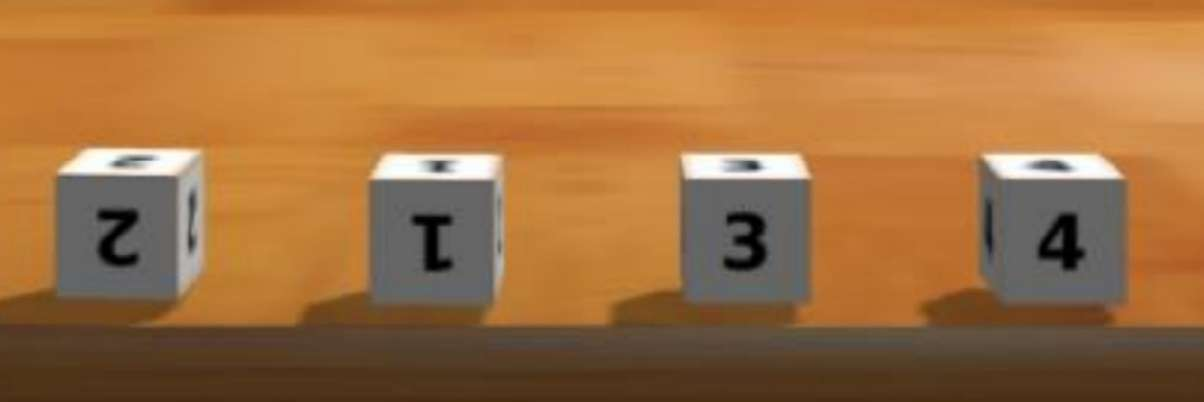
#> input picture py_pfe/cube1.jpg, 1204 x 402 px
$ python test_op_cv_4.py --image cube1.jpg
#> lines starting #> are read from the running program, lines starting #| are printed output that depends on the picture; after the words box and inside, x2 and y2 are one past the last pixel; in counts of white or black regions, pixels touching at a corner belong together
import cv2
import argparse
import numpy as np

# Charger l'image
ap=argparse.ArgumentParser()
ap.add_argument("-i","--image",required=True,help="Path to the image")
args = vars(ap.parse_args())

img = cv2.imread(args["image"])
#> img is the input picture: shape (402, 1204, 3); mean B, G, R 63.7, 111.4, 160.4


# Convert the image to HSV
hsv = cv2.cvtColor(img, cv2.COLOR_BGR2HSV)
#> hsv: shape (402, 1204, 3); mean H, S, V 17.7, 144.1, 160.6

# Create a window to display the image
cv2.namedWindow("Image")

# Create a trackbar to change the values of the lower and upper range
def nothing(x):
    pass
cv2.createTrackbar("LowerH", "Image", 0, 180, nothing)
#> slider 'LowerH' is set to 36
cv2.createTrackbar("LowerS", "Image", 0, 255, nothing)
#> slider 'LowerS' is set to 51
cv2.createTrackbar("LowerV", "Image", 0, 255, nothing)
#> slider 'LowerV' is set to 51
cv2.createTrackbar("UpperH", "Image", 180, 180, nothing)
cv2.createTrackbar("UpperS", "Image", 255, 255, nothing)
cv2.createTrackbar("UpperV", "Image", 255, 255, nothing)

# Display the image and trackbars until the user presses 'q'
while True:
    # Get the values of the lower and upper range from the trackbars
    lowerH = cv2.getTrackbarPos("LowerH", "Image")
    lowerS = cv2.getTrackbarPos("LowerS", "Image")
    lowerV = cv2.getTrackbarPos("LowerV", "Image")
    upperH = cv2.getTrackbarPos("UpperH", "Image")
    upperS = cv2.getTrackbarPos("UpperS", "Image")
    upperV = cv2.getTrackbarPos("UpperV", "Image")
    lower_range = np.array([lowerH, lowerS, lowerV])
    upper_range = np.array([upperH, upperS, upperV])

    # Threshold the image to get only the desired color
    mask = cv2.inRange(hsv, lower_range, upper_range)
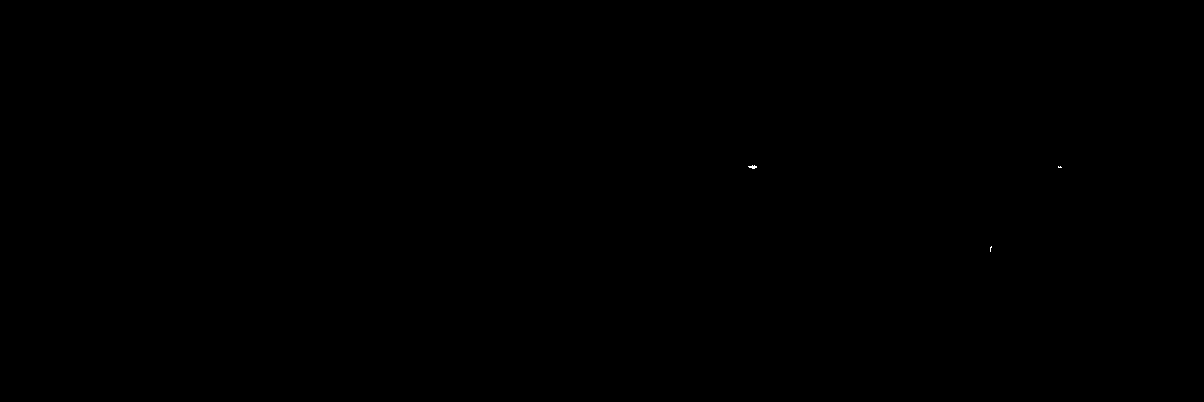
#> mask: shape (402, 1204); 0.01% white in thin lines or dots, all inside (x1, y1, x2, y2) = (748, 165, 1062, 252)

    # Bitwise-AND the image and the mask to get only the desired color
    res = cv2.bitwise_and(img,img, mask= mask)

    # Display the resulting image
    cv2.imshow("Image", res)

    # Break the loop if the user presses 'q'
    if cv2.waitKey(1) & 0xFF == ord('q'):
#> (key q is pressed here)
        break

# Destroy all windows
cv2.destroyAllWindows()
